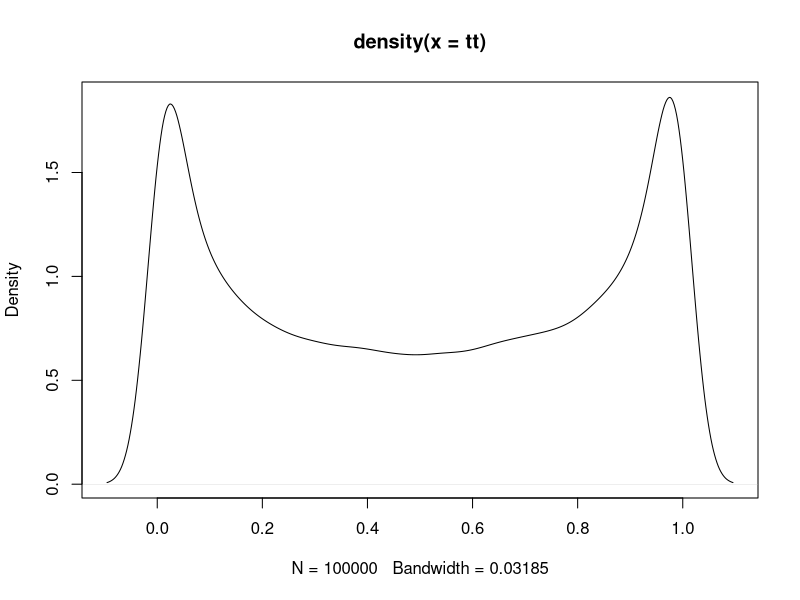
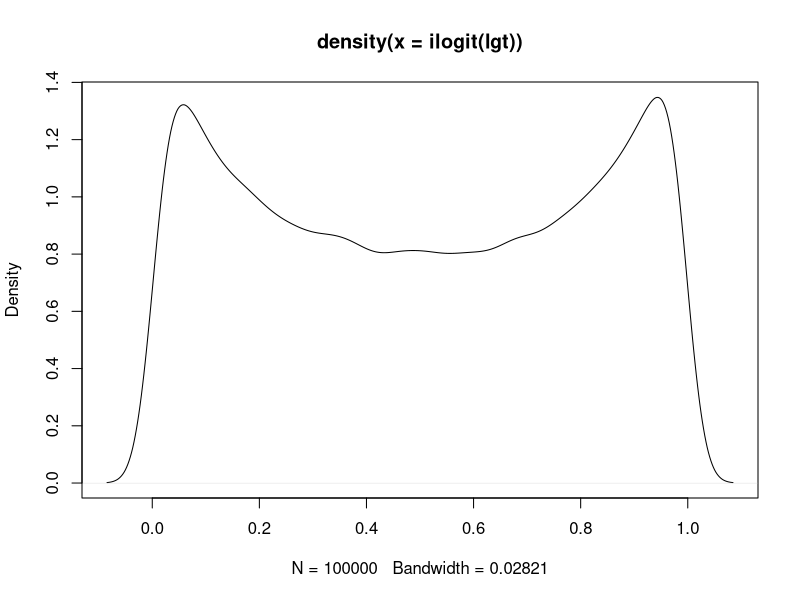

Write the R code that produced these figures, in order.
tt = rbeta(100000,0.5,0.5)
plot(density(tt))

quantile(tt,c(0.025, 0.5, 0.975))

ilogit = function(x) exp(x)/(1+exp(x))
lgt = rnorm(100000,0,2)
plot(density(ilogit(lgt)))


quantile(ilogit(lgt),c(0.025, 0.5, 0.975))
